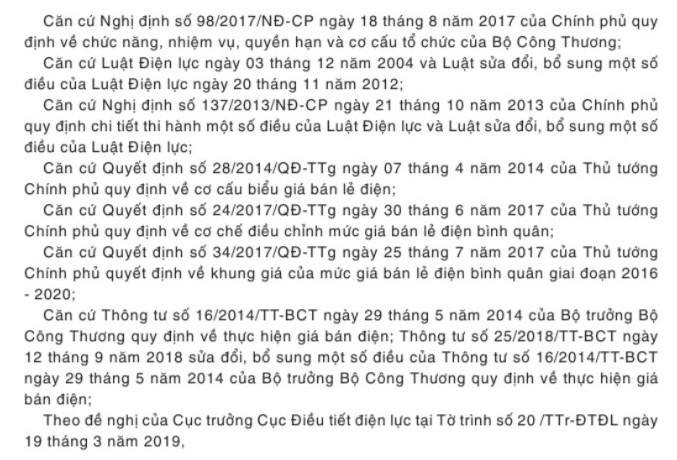
#> input picture data/segment_1.jpg, 677 x 460 px
$ python rectilinear_polygon.py data/segment_1.jpg
#> lines starting #> are read from the running program, lines starting #| are printed output that depends on the picture; after the words box and inside, x2 and y2 are one past the last pixel; in counts of white or black regions, pixels touching at a corner belong together
"""
    Receive an image

        - Global binarize image
        - Find word (connected component RETR_BOUNDARY)
        - Find Rectilinear Polygon

    Return an list of points in order
"""

import cv2
import numpy as np
import sys
import matplotlib.pyplot as plt

PADDING = 2

def binarize(img):
    gray = cv2.cvtColor(img, cv2.COLOR_BGR2GRAY)
    _, bin_img = cv2.threshold(gray, 0, 255, cv2.THRESH_BINARY_INV + cv2.THRESH_OTSU)
    return bin_img

def bbox_words(bin_img):
    contours = cv2.findContours(bin_img, cv2.RETR_EXTERNAL, cv2.CHAIN_APPROX_SIMPLE)[-2]

    list_bboxes = []
    for contour in contours:
        x, y, w, h = cv2.boundingRect(contour)
        list_bboxes.append((x-PADDING, y-PADDING, w+2*PADDING, h+2*PADDING))
    return list_bboxes

def draw_region(img, x1, y1, x2, y2):
    h, w = img.shape[:2]
    x1 = max(0, x1)
    y1 = max(0, y1)
    x2 = min(x2, w)
    y2 = min(y2, h)
    cv2.rectangle(img, (x1, y1), (x2, y2), 255, -1)

def merge_words_2_line(bin_img, list_bboxes):
    list_bboxes.sort(key = lambda bbox: bbox[1])

    cnt = len(list_bboxes)

    for i in range(len(list_bboxes)):
        for j in range(len(list_bboxes)):
            x1, y1, w1, h1 = list_bboxes[i]
            x2, y2, w2, h2 = list_bboxes[j]
            if y1 <= y2 and 2 * (y1 + h1 - y2) >= 0.5 * (h1 + h2):
                x_left, x_right = min(x1, x2), max(x1 + w1, x2 + w2)
                y_left, y_right = min(y1, y2), max(y1 + h1, y2 + h2)
                list_bboxes[i] = x_left, y_left, x_right - x_left, y_right - y_left
                list_bboxes[j] = x_left, y_left, x_right - x_left, y_right - y_left

    highlight_img = bin_img.copy()
    for i in range(cnt):
        x, y, w, h = list_bboxes[i]
        draw_region(highlight_img, x, y, x + w, y + h)

    cv2.imwrite('line.png', highlight_img)
    contours = cv2.findContours(highlight_img, cv2.RETR_EXTERNAL, cv2.CHAIN_APPROX_SIMPLE)[-2]
    return contours

def merge_lines_2_paragraph(bin_img, contours):
    cnt = len(contours)
    highlight_img = bin_img.copy()

    cv2.drawContours(highlight_img, contours, -1, 255, -1)

    # for contour in contours:
    #     x, y, w, h = cv2.boundingRect(contour)
    #     draw_region(highlight_img, x, y, x + w, y + h)

    for contour_1 in contours:
        for contour_2 in contours:
            x1, y1, w1, h1 = cv2.boundingRect(contour_1)
            x2, y2, w2, h2 = cv2.boundingRect(contour_2)
            if (x1 != x2 or y1 != y2) and (y1 < y2 and y1 + h1 + h1//4 >= y2 - h2//4):
                x_left = max(x1, x2)
                x_right = min(x1 + w1, x2 + w2)
                if x_left < x_right:
                    draw_region(highlight_img, x_left, y1 + h1, x_right, y2)
    contours = cv2.findContours(highlight_img, cv2.RETR_EXTERNAL, cv2.CHAIN_APPROX_SIMPLE)[-2]

    if (len(contours) == 0):
        return []
    idx = -1
    for i in range(len(contours)):
        if idx == -1 or cv2.contourArea(contours[idx]) < cv2.contourArea(contours[i]):
            idx = i
    epsilon = 0.001*cv2.arcLength(contours[idx], True)
    approx = cv2.approxPolyDP(contours[idx], epsilon, True)

    highlight_img = bin_img.copy()
    for i in range(len(approx)):
        j = (i + 1) % len(approx)
        cv2.line(highlight_img, (approx[i][0][0], approx[i][0][1]), (approx[j][0][0], approx[j][0][1]), 255)
    cv2.imwrite('highlight.png', highlight_img)

    return [(approx[i][0][0], approx[i][0][1]) for i in range(len(approx))]

def main(img):
    cv2.imwrite('crop.png', img)
    bin_img = binarize(img)
    list_bboxes = bbox_words(bin_img)
    line_contours = merge_words_2_line(bin_img, list_bboxes)
    return merge_lines_2_paragraph(bin_img, line_contours)

if __name__ == '__main__':
    img_path = sys.argv[1]
    img = cv2.imread(img_path)
#> img is the input picture: shape (460, 677, 3); mean B, G, R 233, 233, 233
    print(main(img))
#> in binarize, `_, bin_img = cv2.threshold(gray, 0, 255, cv2.THRESH_BINARY_INV + cv2.T..`:
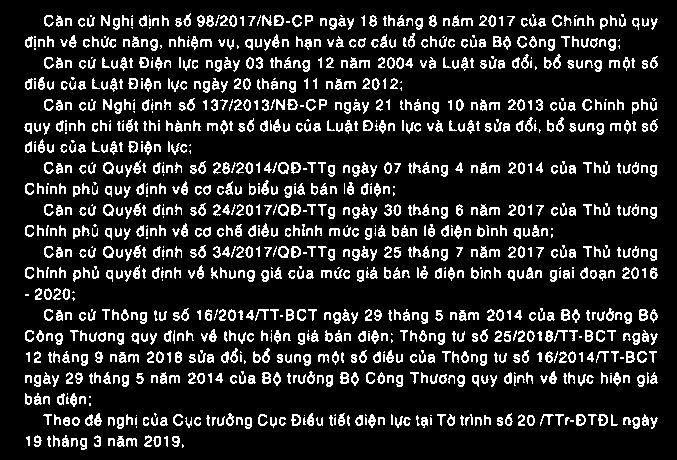
#> bin_img: shape (460, 677); 14.3% white in thin lines or dots, all inside (x1, y1, x2, y2) = (24, 13, 658, 450)
#> in bbox_words, `contours = cv2.findContours(bin_img, cv2.RETR_EXTERNAL, cv2.CHAIN_APPR..`: contours = 1161 contours, 506 with area under 20; largest, box (x1, y1, x2, y2) and area: (278, 246, 289, 258) 94, (103, 246, 114, 258) 92, (278, 204, 289, 216) 92, (278, 162, 289, 174) 92, (103, 204, 114, 216) 92
#> the loop in bbox_words, `for contour in contours:` made 1161 passes
#> (x, y, w, h) on passes 2 to 4: (126, 438, 11, 9), (108, 438, 7, 8), (80, 438, 7, 12)
#> after the loop in bbox_words, `for contour in contours:`: list_bboxes = 1161 items, first 6: (180, 442, 6, 8), (124, 436, 15, 13), (106, 436, 11, 12), (78, 436, 11, 16), (69, 436, 11, 13), (170, 434, 12, 15)
#> in merge_words_2_line, `cnt = len(list_bboxes)`: cnt = 1161
#> after the loop in merge_words_2_line, `for i in range(len(list_bboxes)):`: list_bboxes = 1161 items, first 6: (42, 11, 618, 21), (42, 11, 618, 21), (42, 11, 618, 21), (42, 11, 618, 21), (42, 11, 618, 21), (42, 11, 618, 21)
#> after the loop in merge_words_2_line, `for i in range(cnt):`:
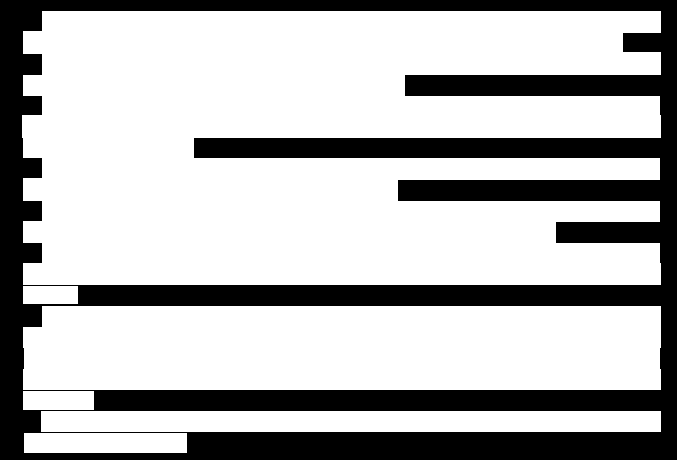
#> highlight_img: shape (460, 677); 71% white; 1 black region, box (x1, y1, x2, y2) and area: (0, 0, 677, 460) 90343
#> the loop in merge_lines_2_paragraph, `for contour_1 in contours:` made 6 passes
#> contour_1 on passes 1, 2, 3, 5: [[24, 433], [24, 452], [186, 452], [186, 433]], [[41, 411], [41, 431], [660, 431], [660, 411]], [[23, 391], [23, 409], [93, 409], [93, 391]], [[23, 286], [23, 303], [77, 303], [77, 286]]
#> after the loop in merge_lines_2_paragraph, `for contour_1 in contours:`:
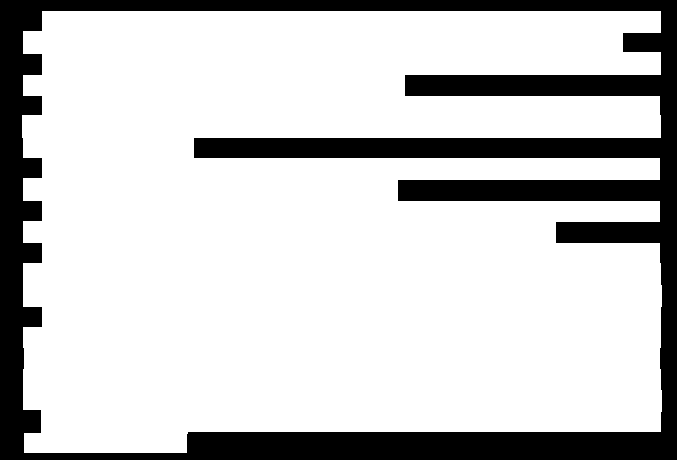
#> highlight_img: shape (460, 677); 78.9% white; 1 black region, box (x1, y1, x2, y2) and area: (0, 0, 677, 460) 65693
#> the loop in merge_lines_2_paragraph, `for i in range(len(contours)):` made 1 pass
#> the loop in merge_lines_2_paragraph, `for i in range(len(approx)):` made 56 passes
#> after the loop in merge_lines_2_paragraph, `for i in range(len(approx)):`:
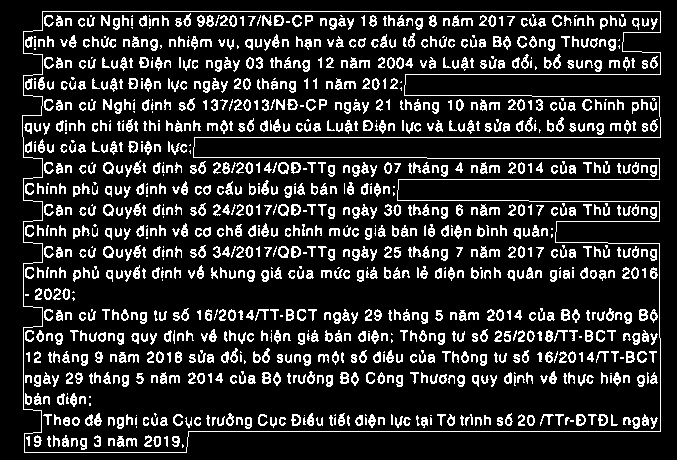
#> highlight_img: shape (460, 677); 15.8% white in thin lines or dots
#> (printed output is left out)

$ run again, on data/segment_4.png
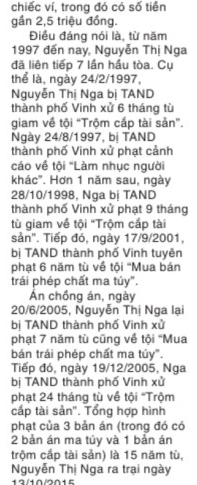
#> input picture data/segment_4.png, 197 x 485 px
#> img is the input picture: shape (485, 197, 3); mean B, G, R 225.2, 225.2, 225.2
#> in binarize, `_, bin_img = cv2.threshold(gray, 0, 255, cv2.THRESH_BINARY_INV + cv2.T..`:
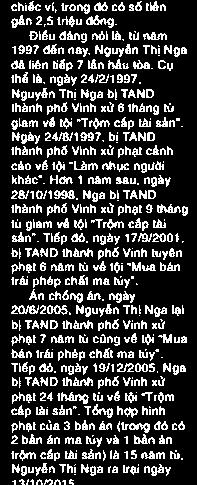
#> bin_img: shape (485, 197); 22.4% white in thin lines or dots, all inside (x1, y1, x2, y2) = (11, 1, 188, 485)
#> contours = 611 contours, 329 with area under 20; largest, box (x1, y1, x2, y2) and area: (86, 15, 114, 28) 135, (121, 422, 150, 433) 114, (47, 305, 68, 315) 111, (11, 305, 39, 314) 110, (61, 392, 89, 404) 108
#> the loop in bbox_words, `for contour in contours:` made 611 passes
#> (x, y, w, h) on passes 1 to 3: (62, 480, 4, 5), (12, 480, 4, 5), (69, 479, 5, 6)
#> after the loop in bbox_words, `for contour in contours:`: list_bboxes = 611 items, first 6: (60, 478, 8, 9), (10, 478, 8, 9), (67, 477, 9, 10), (52, 477, 11, 10), (42, 477, 13, 10), (34, 477, 11, 10)
#> cnt = 611
#> after the loop in merge_words_2_line, `for i in range(len(list_bboxes)):`: list_bboxes = 611 items, first 6: (9, -1, 159, 17), (9, -1, 159, 17), (9, -1, 159, 17), (9, -1, 159, 17), (9, -1, 159, 17), (9, -1, 159, 17)
#> the loop in merge_words_2_line, `for i in range(cnt):` made 611 passes
#> (x, y, x1 in draw_region, y1 in draw_region) on passes 1 to 3: (9, -1, 9, 0), (9, -1, 9, 0), (9, -1, 9, 0)
#> the loop in merge_lines_2_paragraph, `for contour_1 in contours:` made 1 pass
#> the loop in merge_lines_2_paragraph, `for i in range(len(contours)):` made 1 pass
#> the loop in merge_lines_2_paragraph, `for i in range(len(approx)):` made 74 passes
#> after the loop in merge_lines_2_paragraph, `for i in range(len(approx)):`:
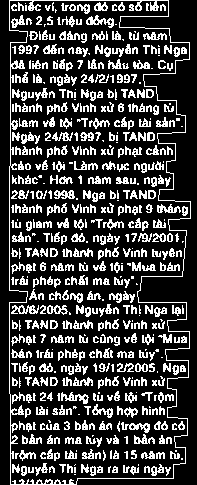
#> highlight_img: shape (485, 197); 24.4% white in thin lines or dots
#> (printed output is left out)
